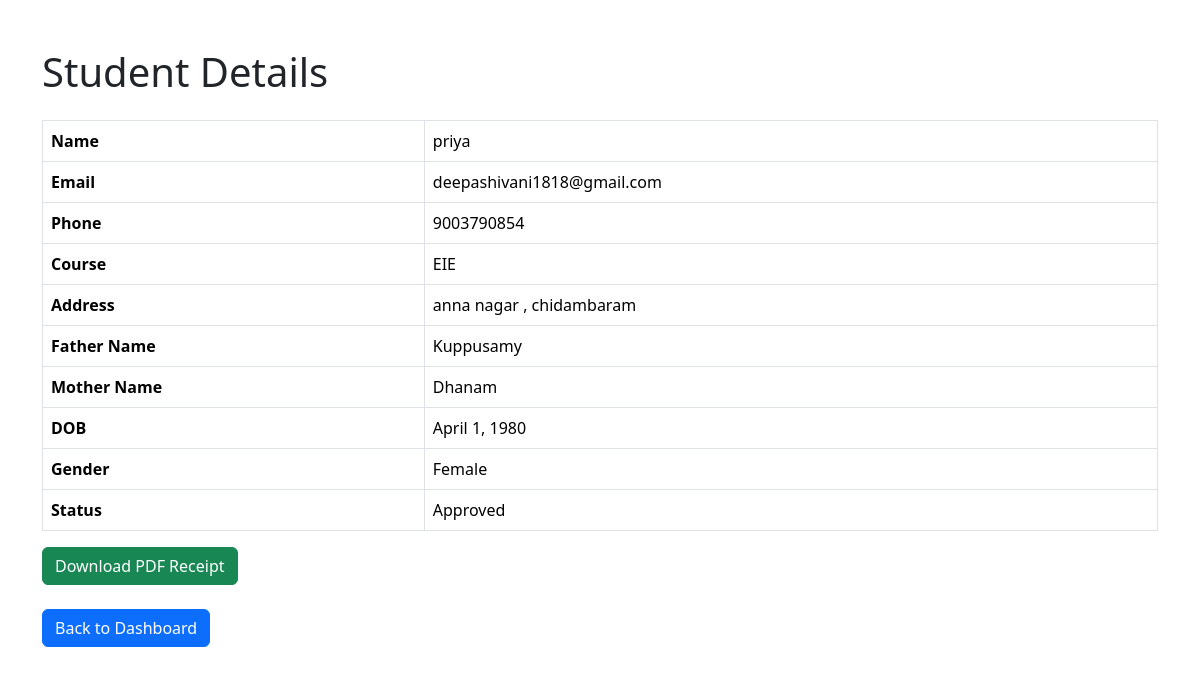
Before: /student/4/ with the older database file.
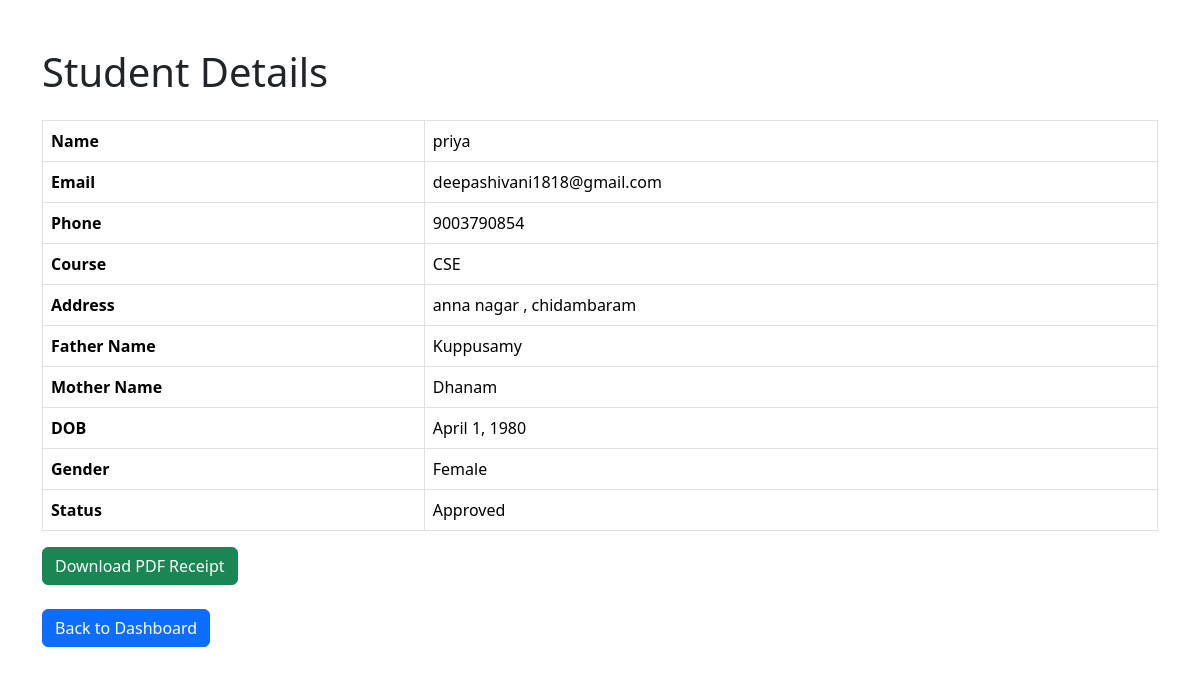
After: the same page with the newer database file.
### admission/models.py (models this page shows, shortened)
class Student(models.Model):
    name = models.CharField(max_length=100)
    email = models.EmailField()
    phone = models.CharField(max_length=15)
    course = models.CharField(max_length=100)
    address = models.TextField()
    father_name = models.CharField(max_length=100)
    mother_name = models.CharField(max_length=100)
    dob = models.DateField()
    gender = models.CharField(max_length=20)
    marksheet = models.FileField(upload_to='marksheets/', null=True, blank=True)
    status = models.CharField(
        max_length=20,
        default="Pending"
    )
    fees_amount = models.DecimalField(
        max_digits=10,
        decimal_places=2,
        default=0
    )
    fees_paid = models.DecimalField(
        max_digits=10,
        decimal_places=2,
        default=0
    )

### admission/views.py (the view)
def student_detail(request, id):
    student = get_object_or_404(Student, id=id)
    return render(
        request,
        "admission/student_detail.html",
        {"student": student},
    )

### admission/templates/admission/student_detail.html (shortened to what this page needs)
<!DOCTYPE html>
<html>
<head>
    <link href="https://cdn.jsdelivr.net/npm/bootstrap@5.3.3/dist/css/bootstrap.min.css" rel="stylesheet">
</head>
<body>
<div class="container mt-5">
    <h1 class="mb-4">Student Details</h1>
    <table class="table table-bordered">
        <tr>
            <th>Name</th>
            <td>{{ student.name }}</td>
        </tr>
        <tr>
            <th>Email</th>
            <td>{{ student.email }}</td>
        </tr>
        <tr>
            <th>Phone</th>
            <td>{{ student.phone }}</td>
        </tr>
        <tr>
            <th>Course</th>
            <td>{{ student.course }}</td>
        </tr>
        <tr>
            <th>Address</th>
            <td>{{ student.address }}</td>
        </tr>
        <tr>
            <th>Father Name</th>
            <td>{{ student.father_name }}</td>
        </tr>
        <tr>
            <th>Mother Name</th>
            <td>{{ student.mother_name }}</td>
        </tr>
        <tr>
            <th>DOB</th>
            <td>{{ student.dob }}</td>
        </tr>
        <tr>
            <th>Gender</th>
            <td>{{ student.gender }}</td>
        </tr>
        <tr>
            <th>Status</th>
            <td>{{ student.status }}</td>
        </tr>
    </table>
<a href="/receipt/{{ student.id }}/"
   class="btn btn-success">
    Download PDF Receipt
</a>
<br><br>
    <a href="/dashboard/" class="btn btn-primary">
        Back to Dashboard
    </a>
</div>
</body>
</html>

Changed rows visible on the page:
changed Student "priya": course "EIE" → "CSE"
